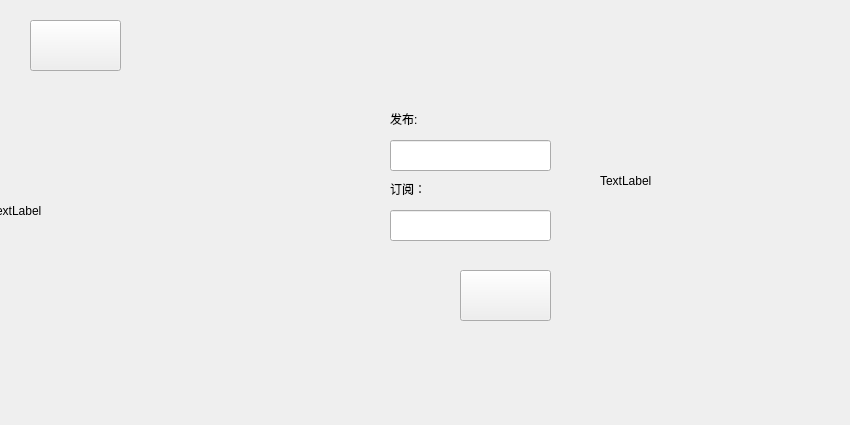
<?xml version="1.0" encoding="UTF-8"?>
<ui version="4.0">
 <class>Setting</class>
 <widget class="QWidget" name="Setting">
  <property name="geometry">
   <rect>
    <x>0</x>
    <y>0</y>
    <width>850</width>
    <height>425</height>
   </rect>
  </property>
  <property name="windowTitle">
   <string>Form</string>
  </property>
  <widget class="QPushButton" name="pushButton">
   <property name="geometry">
    <rect>
     <x>30</x>
     <y>20</y>
     <width>91</width>
     <height>51</height>
    </rect>
   </property>
   <property name="text">
    <string/>
   </property>
  </widget>
  <widget class="QLabel" name="label_4">
   <property name="geometry">
    <rect>
     <x>390</x>
     <y>180</y>
     <width>67</width>
     <height>17</height>
    </rect>
   </property>
   <property name="text">
    <string>订阅：</string>
   </property>
  </widget>
  <widget class="QLineEdit" name="lineEdit_3">
   <property name="geometry">
    <rect>
     <x>390</x>
     <y>140</y>
     <width>161</width>
     <height>31</height>
    </rect>
   </property>
  </widget>
  <widget class="QPushButton" name="pushButton_2">
   <property name="geometry">
    <rect>
     <x>460</x>
     <y>270</y>
     <width>91</width>
     <height>51</height>
    </rect>
   </property>
   <property name="text">
    <string/>
   </property>
  </widget>
  <widget class="QLineEdit" name="lineEdit_4">
   <property name="geometry">
    <rect>
     <x>390</x>
     <y>210</y>
     <width>161</width>
     <height>31</height>
    </rect>
   </property>
  </widget>
  <widget class="QLabel" name="label_5">
   <property name="geometry">
    <rect>
     <x>390</x>
     <y>110</y>
     <width>67</width>
     <height>17</height>
    </rect>
   </property>
   <property name="text">
    <string>发布:</string>
   </property>
  </widget>
  <widget class="QLabel" name="label">
   <property name="geometry">
    <rect>
     <x>600</x>
     <y>80</y>
     <width>201</width>
     <height>201</height>
    </rect>
   </property>
   <property name="text">
    <string>TextLabel</string>
   </property>
  </widget>
  <widget class="QLabel" name="label_2">
   <property name="geometry">
    <rect>
     <x>-10</x>
     <y>-10</y>
     <width>871</width>
     <height>441</height>
    </rect>
   </property>
   <property name="text">
    <string>TextLabel</string>
   </property>
  </widget>
  <zorder>label_2</zorder>
  <zorder>pushButton</zorder>
  <zorder>label_4</zorder>
  <zorder>lineEdit_3</zorder>
  <zorder>pushButton_2</zorder>
  <zorder>lineEdit_4</zorder>
  <zorder>label_5</zorder>
  <zorder>label</zorder>
 </widget>
 <resources/>
 <connections/>
</ui>
